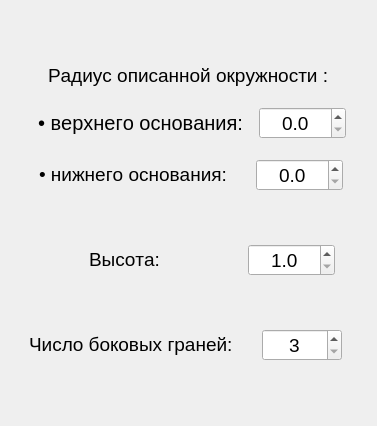
        <widget class="QWidget" name="paramsPage">
         <property name="geometry">
          <rect>
           <x>0</x>
           <y>0</y>
           <width>377</width>
           <height>426</height>
          </rect>
         </property>
         <property name="sizePolicy">
          <sizepolicy hsizetype="Expanding" vsizetype="Expanding">
           <horstretch>0</horstretch>
           <verstretch>0</verstretch>
          </sizepolicy>
         </property>
         <property name="autoFillBackground">
          <bool>true</bool>
         </property>
         <attribute name="label">
          <string>Параметры модели</string>
         </attribute>
         <layout class="QVBoxLayout" name="verticalLayout_12">
          <property name="spacing">
           <number>0</number>
          </property>
          <property name="leftMargin">
           <number>0</number>
          </property>
          <property name="rightMargin">
           <number>0</number>
          </property>
          <item>
           <layout class="QVBoxLayout" name="verticalLayout_11">
            <property name="spacing">
             <number>20</number>
            </property>
            <item>
             <layout class="QHBoxLayout" name="horizontalLayout_31">
              <property name="spacing">
               <number>0</number>
              </property>
              <item>
               <spacer name="horizontalSpacer_70">
                <property name="orientation">
                 <enum>Qt::Horizontal</enum>
                </property>
                <property name="sizeType">
                 <enum>QSizePolicy::Fixed</enum>
                </property>
                <property name="sizeHint" stdset="0">
                 <size>
                  <width>47</width>
                  <height>20</height>
                 </size>
                </property>
               </spacer>
              </item>
              <item>
               <widget class="QLabel" name="label_30">
                <property name="sizePolicy">
                 <sizepolicy hsizetype="Fixed" vsizetype="Fixed">
                  <horstretch>0</horstretch>
                  <verstretch>0</verstretch>
                 </sizepolicy>
                </property>
                <property name="font">
                 <font>
                  <pointsize>14</pointsize>
                  <stylestrategy>PreferDefault</stylestrategy>
                  <kerning>false</kerning>
                 </font>
                </property>
                <property name="text">
                 <string>Радиус описанной окружности :</string>
                </property>
               </widget>
              </item>
              <item>
               <spacer name="horizontalSpacer_71">
                <property name="orientation">
                 <enum>Qt::Horizontal</enum>
                </property>
                <property name="sizeType">
                 <enum>QSizePolicy::Fixed</enum>
                </property>
                <property name="sizeHint" stdset="0">
                 <size>
                  <width>47</width>
                  <height>20</height>
                 </size>
                </property>
               </spacer>
              </item>
             </layout>
            </item>
            <item>
             <layout class="QHBoxLayout" name="horizontalLayout_32">
              <property name="spacing">
               <number>0</number>
              </property>
              <item>
               <spacer name="horizontalSpacer_72">
                <property name="orientation">
                 <enum>Qt::Horizontal</enum>
                </property>
                <property name="sizeType">
                 <enum>QSizePolicy::Fixed</enum>
                </property>
                <property name="sizeHint" stdset="0">
                 <size>
                  <width>32</width>
                  <height>20</height>
                 </size>
                </property>
               </spacer>
              </item>
              <item>
               <widget class="QLabel" name="label_31">
                <property name="sizePolicy">
                 <sizepolicy hsizetype="Fixed" vsizetype="Fixed">
                  <horstretch>0</horstretch>
                  <verstretch>0</verstretch>
                 </sizepolicy>
                </property>
                <property name="font">
                 <font>
                  <pointsize>14</pointsize>
                  <stylestrategy>PreferDefault</stylestrategy>
                  <kerning>false</kerning>
                 </font>
                </property>
                <property name="mouseTracking">
                 <bool>true</bool>
                </property>
                <property name="text">
                 <string>&lt;!DOCTYPE HTML PUBLIC &quot;-//W3C//DTD HTML 4.0//EN&quot; &quot;http://www.w3.org/TR/REC-html40/strict.dtd&quot;&gt;
&lt;html&gt;&lt;head&gt;&lt;meta name=&quot;qrichtext&quot; content=&quot;1&quot; /&gt;&lt;style type=&quot;text/css&quot;&gt;
p, li { white-space: pre-wrap; }
&lt;/style&gt;&lt;/head&gt;&lt;body style=&quot; font-family:'.AppleSystemUIFont'; font-size:14pt; font-weight:400; font-style:normal;&quot;&gt;
&lt;p style=&quot; margin-top:0px; margin-bottom:0px; margin-left:0px; margin-right:0px; -qt-block-indent:0; text-indent:0px;&quot;&gt;&lt;span style=&quot; font-family:'.AppleSystemUIFont'; font-size:15pt;&quot;&gt;• верхнего основания:&lt;/span&gt;&lt;/p&gt;&lt;/body&gt;&lt;/html&gt;</string>
                </property>
               </widget>
              </item>
              <item>
               <spacer name="horizontalSpacer_73">
                <property name="orientation">
                 <enum>Qt::Horizontal</enum>
                </property>
                <property name="sizeType">
                 <enum>QSizePolicy::Fixed</enum>
                </property>
                <property name="sizeHint" stdset="0">
                 <size>
                  <width>9</width>
                  <height>20</height>
                 </size>
                </property>
               </spacer>
              </item>
              <item>
               <widget class="QDoubleSpinBox" name="changeTopLengthSpinBox">
                <property name="sizePolicy">
                 <sizepolicy hsizetype="Fixed" vsizetype="Fixed">
                  <horstretch>0</horstretch>
                  <verstretch>0</verstretch>
                 </sizepolicy>
                </property>
                <property name="minimumSize">
                 <size>
                  <width>80</width>
                  <height>28</height>
                 </size>
                </property>
                <property name="font">
                 <font>
                  <pointsize>14</pointsize>
                  <stylestrategy>PreferDefault</stylestrategy>
                  <kerning>false</kerning>
                 </font>
                </property>
                <property name="alignment">
                 <set>Qt::AlignCenter</set>
                </property>
                <property name="decimals">
                 <number>1</number>
                </property>
                <property name="maximum">
                 <double>1000.000000000000000</double>
                </property>
               </widget>
              </item>
              <item>
               <spacer name="horizontalSpacer_74">
                <property name="orientation">
                 <enum>Qt::Horizontal</enum>
                </property>
                <property name="sizeType">
                 <enum>QSizePolicy::Fixed</enum>
                </property>
                <property name="sizeHint" stdset="0">
                 <size>
                  <width>25</width>
                  <height>20</height>
                 </size>
                </property>
               </spacer>
              </item>
             </layout>
            </item>
            <item>
             <layout class="QHBoxLayout" name="horizontalLayout_33">
              <property name="spacing">
               <number>0</number>
              </property>
              <item>
               <spacer name="horizontalSpacer_75">
                <property name="orientation">
                 <enum>Qt::Horizontal</enum>
                </property>
                <property name="sizeType">
                 <enum>QSizePolicy::Fixed</enum>
                </property>
                <property name="sizeHint" stdset="0">
                 <size>
                  <width>32</width>
                  <height>24</height>
                 </size>
                </property>
               </spacer>
              </item>
              <item>
               <widget class="QLabel" name="label_32">
                <property name="sizePolicy">
                 <sizepolicy hsizetype="Fixed" vsizetype="Fixed">
                  <horstretch>0</horstretch>
                  <verstretch>0</verstretch>
                 </sizepolicy>
                </property>
                <property name="font">
                 <font>
                  <pointsize>14</pointsize>
                  <stylestrategy>PreferDefault</stylestrategy>
                  <kerning>false</kerning>
                 </font>
                </property>
                <property name="text">
                 <string>• нижнего основания:</string>
                </property>
               </widget>
              </item>
              <item>
               <spacer name="horizontalSpacer_76">
                <property name="orientation">
                 <enum>Qt::Horizontal</enum>
                </property>
                <property name="sizeType">
                 <enum>QSizePolicy::Fixed</enum>
                </property>
                <property name="sizeHint" stdset="0">
                 <size>
                  <width>22</width>
                  <height>24</height>
                 </size>
                </property>
               </spacer>
              </item>
              <item>
               <widget class="QDoubleSpinBox" name="changeBotLengthSpinBox">
                <property name="sizePolicy">
                 <sizepolicy hsizetype="Fixed" vsizetype="Fixed">
                  <horstretch>0</horstretch>
                  <verstretch>0</verstretch>
                 </sizepolicy>
                </property>
                <property name="minimumSize">
                 <size>
                  <width>80</width>
                  <height>28</height>
                 </size>
                </property>
                <property name="font">
                 <font>
                  <pointsize>14</pointsize>
                  <stylestrategy>PreferDefault</stylestrategy>
                  <kerning>false</kerning>
                 </font>
                </property>
                <property name="alignment">
                 <set>Qt::AlignCenter</set>
                </property>
                <property name="decimals">
                 <number>1</number>
                </property>
                <property name="maximum">
                 <double>1000.000000000000000</double>
                </property>
               </widget>
              </item>
              <item>
               <spacer name="horizontalSpacer_77">
                <property name="orientation">
                 <enum>Qt::Horizontal</enum>
                </property>
                <property name="sizeType">
                 <enum>QSizePolicy::Fixed</enum>
                </property>
                <property name="sizeHint" stdset="0">
                 <size>
                  <width>25</width>
                  <height>24</height>
                 </size>
                </property>
               </spacer>
              </item>
             </layout>
            </item>
           </layout>
          </item>
          <item>
           <layout class="QHBoxLayout" name="horizontalLayout_34">
            <property name="spacing">
             <number>0</number>
            </property>
            <item>
             <spacer name="horizontalSpacer_78">
              <property name="orientation">
               <enum>Qt::Horizontal</enum>
              </property>
              <property name="sizeType">
               <enum>QSizePolicy::Fixed</enum>
              </property>
              <property name="sizeHint" stdset="0">
               <size>
                <width>72</width>
                <height>21</height>
               </size>
              </property>
             </spacer>
            </item>
            <item>
             <widget class="QLabel" name="label_33">
              <property name="sizePolicy">
               <sizepolicy hsizetype="Fixed" vsizetype="Fixed">
                <horstretch>0</horstretch>
                <verstretch>0</verstretch>
               </sizepolicy>
              </property>
              <property name="font">
               <font>
                <pointsize>14</pointsize>
                <stylestrategy>PreferDefault</stylestrategy>
                <kerning>false</kerning>
               </font>
              </property>
              <property name="text">
               <string>Высота:</string>
              </property>
             </widget>
            </item>
            <item>
             <spacer name="horizontalSpacer_79">
              <property name="orientation">
               <enum>Qt::Horizontal</enum>
              </property>
              <property name="sizeType">
               <enum>QSizePolicy::Fixed</enum>
              </property>
              <property name="sizeHint" stdset="0">
               <size>
                <width>71</width>
                <height>10</height>
               </size>
              </property>
             </spacer>
            </item>
            <item>
             <widget class="QDoubleSpinBox" name="changeHeightSpinBox">
              <property name="sizePolicy">
               <sizepolicy hsizetype="Fixed" vsizetype="Fixed">
                <horstretch>0</horstretch>
                <verstretch>0</verstretch>
               </sizepolicy>
              </property>
              <property name="minimumSize">
               <size>
                <width>80</width>
                <height>28</height>
               </size>
              </property>
              <property name="font">
               <font>
                <pointsize>14</pointsize>
                <stylestrategy>PreferDefault</stylestrategy>
                <kerning>false</kerning>
               </font>
              </property>
              <property name="alignment">
               <set>Qt::AlignCenter</set>
              </property>
              <property name="decimals">
               <number>1</number>
              </property>
              <property name="minimum">
               <double>1.000000000000000</double>
              </property>
              <property name="maximum">
               <double>1000.000000000000000</double>
              </property>
             </widget>
            </item>
            <item>
             <spacer name="horizontalSpacer_80">
              <property name="orientation">
               <enum>Qt::Horizontal</enum>
              </property>
              <property name="sizeType">
               <enum>QSizePolicy::Fixed</enum>
              </property>
              <property name="sizeHint" stdset="0">
               <size>
                <width>25</width>
                <height>21</height>
               </size>
              </property>
             </spacer>
            </item>
           </layout>
          </item>
          <item>
           <layout class="QHBoxLayout" name="horizontalLayout_30">
            <property name="spacing">
             <number>0</number>
            </property>
            <item>
             <spacer name="horizontalSpacer_65">
              <property name="orientation">
               <enum>Qt::Horizontal</enum>
              </property>
              <property name="sizeType">
               <enum>QSizePolicy::Fixed</enum>
              </property>
              <property name="sizeHint" stdset="0">
               <size>
                <width>20</width>
                <height>18</height>
               </size>
              </property>
             </spacer>
            </item>
            <item>
             <widget class="QLabel" name="label_29">
              <property name="sizePolicy">
               <sizepolicy hsizetype="Fixed" vsizetype="Fixed">
                <horstretch>0</horstretch>
                <verstretch>0</verstretch>
               </sizepolicy>
              </property>
              <property name="font">
               <font>
                <pointsize>14</pointsize>
                <stylestrategy>PreferDefault</stylestrategy>
                <kerning>false</kerning>
               </font>
              </property>
              <property name="text">
               <string>Число боковых граней:</string>
              </property>
             </widget>
            </item>
            <item>
             <spacer name="horizontalSpacer_66">
              <property name="orientation">
               <enum>Qt::Horizontal</enum>
              </property>
              <property name="sizeType">
               <enum>QSizePolicy::Fixed</enum>
              </property>
              <property name="sizeHint" stdset="0">
               <size>
                <width>20</width>
                <height>18</height>
               </size>
              </property>
             </spacer>
            </item>
            <item>
             <widget class="QSpinBox" name="changeVertsSpinBox">
              <property name="sizePolicy">
               <sizepolicy hsizetype="Fixed" vsizetype="Fixed">
                <horstretch>0</horstretch>
                <verstretch>0</verstretch>
               </sizepolicy>
              </property>
              <property name="minimumSize">
               <size>
                <width>80</width>
                <height>28</height>
               </size>
              </property>
              <property name="font">
               <font>
                <pointsize>14</pointsize>
                <stylestrategy>PreferDefault</stylestrategy>
                <kerning>false</kerning>
               </font>
              </property>
              <property name="alignment">
               <set>Qt::AlignCenter</set>
              </property>
              <property name="minimum">
               <number>3</number>
              </property>
              <property name="maximum">
               <number>100</number>
              </property>
             </widget>
            </item>
            <item>
             <spacer name="horizontalSpacer_69">
              <property name="orientation">
               <enum>Qt::Horizontal</enum>
              </property>
              <property name="sizeType">
               <enum>QSizePolicy::Fixed</enum>
              </property>
              <property name="sizeHint" stdset="0">
               <size>
                <width>25</width>
                <height>18</height>
               </size>
              </property>
             </spacer>
            </item>
           </layout>
          </item>
         </layout>
        </widget>
